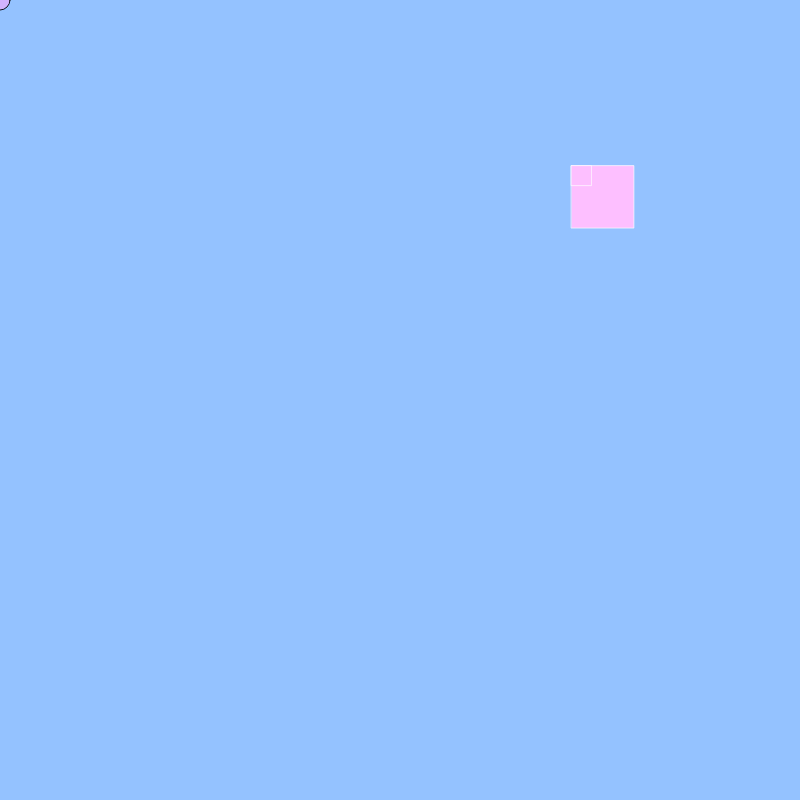
Frame 1 (no input)
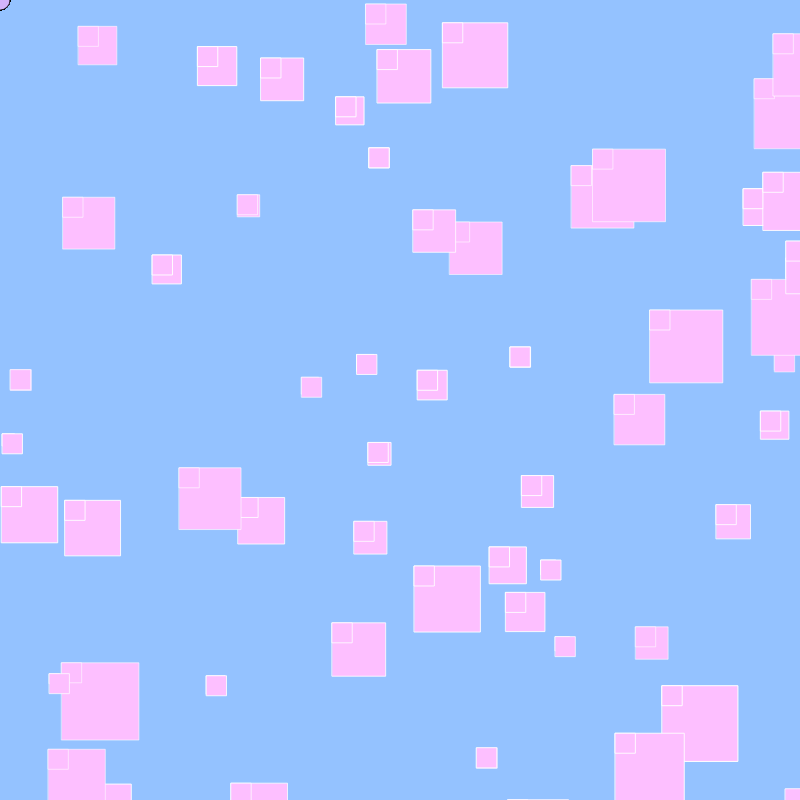
Frame 60 (no input)
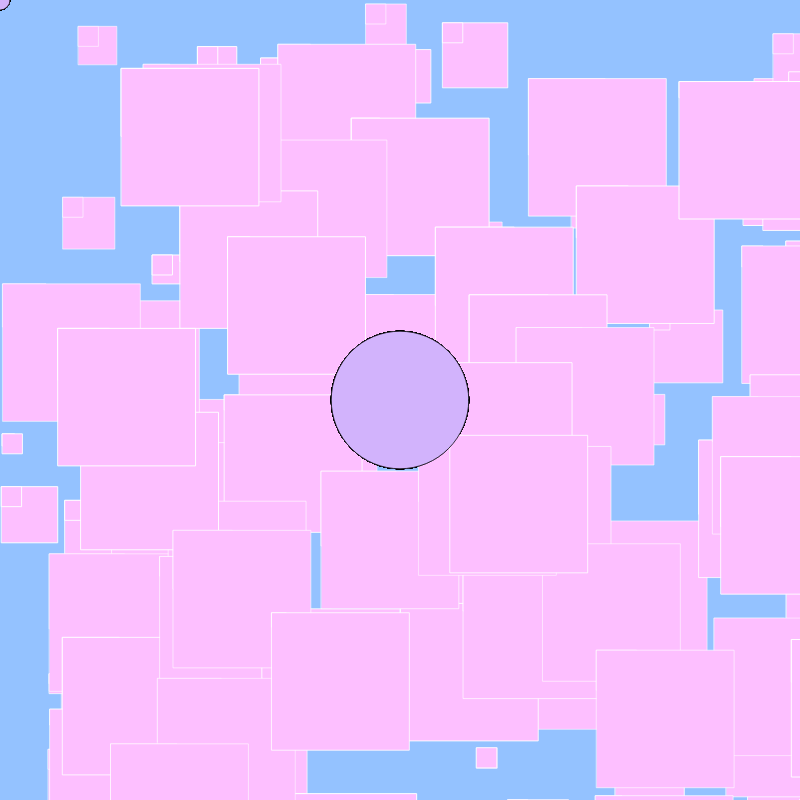
Frame 120 (the mouse pressed at the canvas centre since frame 60)

The p5.js sketch that drew these frames (run headless with seeded random() and noise() and a simulated clock; from frame 60 on, the mouse is pressed at the canvas centre):

// p5.js sketch
// ── sketch.js
// DM2008 — Activity 1b [Georg Nees]
// Learning By Making (30 min)

let x;
let y;
let w;
let c = 20;
let maxSize = 80;

function setup() {
  createCanvas(800, 800)
  background(148, 194, 255);
}

function draw() {

  x = random(width);
  y = random(height);
  w = random(10, maxSize);

  // background(240,40);

  stroke(255);
  strokeWeight(random(0.5, 1));
  fill(253, 191, 255);
  rect(x, y, w, w);
  rect(x, y, c, c);
  fill(210, 179, 252);
  stroke(0);
  strokeWeight(random(0.5, 1));
  ellipse(mouseX, mouseY, c, c);
}

function keyPressed() {
  maxSize = random(25, 200);
}

function mousePressed() {
  c = random(100, 255);
}
